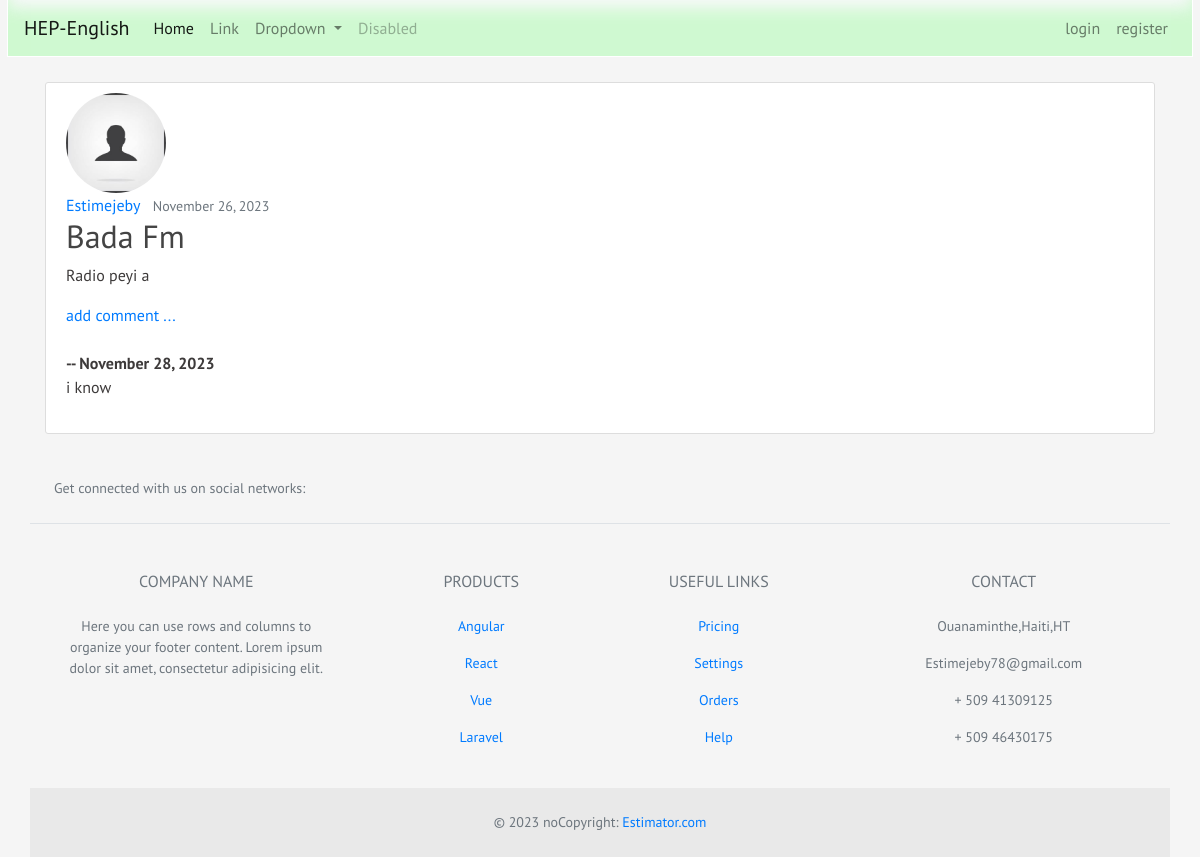
The app's page /post/2/ with its own data.
### home/models.py (models this page shows, shortened)
class Post(models.Model):
    title = models.CharField(max_length=50)
    content= models.TextField()
    date_posted= models.DateTimeField(default=timezone.now)
    author = models.ForeignKey(User, on_delete=models.CASCADE)

class Comment(models.Model):
    post = models.ForeignKey(Post, related_name="Comments", on_delete=models.CASCADE)
    name = models.ForeignKey(User, on_delete=models.CASCADE, default=True ,db_constraint=False, null=False)
    body = models.TextField()
    date_added = models.DateTimeField(auto_now_add=True)

### users/models.py (models this page shows, shortened)
class Profile(models.Model):
    user = models.OneToOneField(User, on_delete=models.CASCADE)
    image = models.ImageField(default='default.jpg', upload_to='profile_pics')

### home/views.py (the view)
# urls.py: path('post/<int:pk>/', PostDetailView.as_view(), name='post-detail'),
class PostDetailView(DetailView):
    model = Post
    template_name = 'blog/post_detail.html'

### home/templates/blog/post_detail.html (shortened to what this page needs)
{% extends "blog/base.html" %}
{% block content %}
  <article class="content-section">
    <img class="rounded-circle article-img style="width='100px' height='100px'"" src="{{ object.author.profile.image.url }}">
    <div class="media-body">
      <div class="article-metadata">
        <a class="mr-2" href="{% url 'user-posts' object.author.username %}">{{ object.author }}</a>
        <small class="text-muted">{{ object.date_posted|date:"F d, Y" }}</small>
      </div>
      <h2 class="article-title">{{ object.title }}</h2>
      <p class="article-content">{{ object.content }}</p>
    </div>
    <div>
     <div>
        <a href="{% url 'addComment' post.id %}">add comment ...</a>
      </div>
      <br>
        {% if not post.Comments.all %}
            No Comments yet ...<a href="{% url 'addComment' post.id %}">Add One</a>
        {% else %}
          {% for comment in post.Comments.all %}
              <strong>{{ comment.name }} -- {{ comment.date_added|date:"F d, Y"}}</strong>
                <br>
                {{ comment.body }}
                <br>
                <br>
          {% endfor %}
        {% endif %}
    </div>
  </article>
{% endblock content %}

### home/static/css/main.css (style rules this page uses)
* { margin:0; padding: 0; }
body { background: whitesmoke; color: #3d3a3a; font-family: 'PT Sans', sans-serif; }
.article-title { color: #444444; text-decoration: none; }
.content-section { background: #ffffff; padding: 10px 20px; border: 1px solid #dddddd; border-radius: 3px; margin-top: 10px; margin-bottom: 20px; }
.text-muted { font-size: 14px; }

### records on screen
Post: author.profile.image (placeholder picture), author "Estimejeby", date_posted "November 26, 2023", title "Bada Fm", content "Radio peyi a"
Comment: date_added "November 28, 2023", body "i know"
